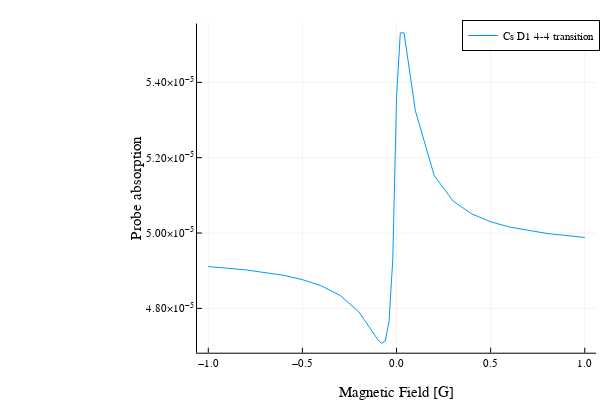

The notebook cell this image was saved under:
### Code cell
df44=DataFrame(B=x44,Absorption=y44)
CSV.write("CsD1_44_Omega1.csv",df44)
plot(x44,y44,xlabel="Magnetic Field [G]",ylabel="Probe absorption",label="Cs D1 4-4 transition")

### Figure 1 — Plotly figure (JSON) as saved in the notebook; plotly's stock layout.template omitted (floating-point values rounded to 4 significant figures)
{"data": [{"colorbar": {"len": 0.9143, "title": {"text": ""}, "x": 0.9934, "y": 0.533}, "legendgroup": "Cs D1 4-4 transition", "line": {"color": "rgba(0, 154, 250, 1.000)", "dash": "solid", "shape": "linear", "width": 1}, "mode": "lines", "name": "Cs D1 4-4 transition", "showlegend": true, "type": "scatter", "x": [-1, -0.8, -0.6, -0.5, -0.4, -0.3, -0.2, -0.1, -0.08, -0.06, -0.04, -0.02, 0, 0.02, 0.04, 0.06, 0.08, 0.1, 0.2, 0.3, 0.4, 0.5, 0.6, 0.8, 1], "xaxis": "x", "y": [4.911e-05, 4.902e-05, 4.888e-05, 4.876e-05, 4.86e-05, 4.834e-05, 4.791e-05, 4.718e-05, 4.707e-05, 4.713e-05, 4.765e-05, 4.929e-05, 5.359e-05, 5.531e-05, 5.531e-05, 5.462e-05, 5.388e-05, 5.325e-05, 5.153e-05, 5.085e-05, 5.051e-05, 5.03e-05, 5.016e-05, 4.999e-05, 4.988e-05], "yaxis": "y"}], "layout": {"annotations": [], "height": 400, "legend": {"bgcolor": "rgba(255, 255, 255, 1.000)", "bordercolor": "rgba(0, 0, 0, 1)", "borderwidth": 1, "font": {"color": "rgba(0, 0, 0, 1)", "family": "sans-serif", "size": 11}, "title": {"font": {"color": "rgba(0, 0, 0, 1)", "family": "sans-serif", "size": 15}, "text": ""}, "tracegroupgap": 0, "traceorder": "normal", "x": 1, "xanchor": "auto", "y": 1, "yanchor": "auto"}, "margin": {"b": 20, "l": 0, "r": 0, "t": 20}, "paper_bgcolor": "rgba(255, 255, 255, 1.000)", "plot_bgcolor": "rgba(255, 255, 255, 1.000)", "showlegend": true, "width": 600, "xaxis": {"anchor": "y", "domain": [0.3283, 0.9934], "gridcolor": "rgba(0, 0, 0, 0.1)", "gridwidth": 0.5, "linecolor": "rgba(0, 0, 0, 1)", "mirror": false, "range": [-1.06, 1.06], "showgrid": true, "showline": true, "showticklabels": true, "tickangle": 0, "tickcolor": "rgb(0, 0, 0)", "tickfont": {"color": "rgba(0, 0, 0, 1)", "family": "sans-serif", "size": 11}, "tickmode": "array", "ticks": "inside", "ticktext": ["−1.0", "−0.5", "0.0", "0.5", "1.0"], "tickvals": [-1, -0.5, 0, 0.5, 1], "title": {"font": {"color": "rgba(0, 0, 0, 1)", "family": "sans-serif", "size": 15}, "text": "Magnetic Field [G]"}, "type": "linear", "visible": true, "zeroline": false, "zerolinecolor": "rgba(0, 0, 0, 1)"}, "yaxis": {"anchor": "x", "domain": [0.07581, 0.9902], "gridcolor": "rgba(0, 0, 0, 0.1)", "gridwidth": 0.5, "linecolor": "rgba(0, 0, 0, 1)", "mirror": false, "range": [4.682e-05, 5.556e-05], "showgrid": true, "showline": true, "showticklabels": true, "tickangle": 0, "tickcolor": "rgb(0, 0, 0)", "tickfont": {"color": "rgba(0, 0, 0, 1)", "family": "sans-serif", "size": 11}, "tickmode": "array", "ticks": "inside", "ticktext": ["4.80×10<sup>−5</sup>", "5.00×10<sup>−5</sup>", "5.20×10<sup>−5</sup>", "5.40×10<sup>−5</sup>"], "tickvals": [4.8e-05, 5e-05, 5.2e-05, 5.4e-05], "title": {"font": {"color": "rgba(0, 0, 0, 1)", "family": "sans-serif", "size": 15}, "text": "Probe absorption"}, "type": "linear", "visible": true, "zeroline": false, "zerolinecolor": "rgba(0, 0, 0, 1)"}}}
